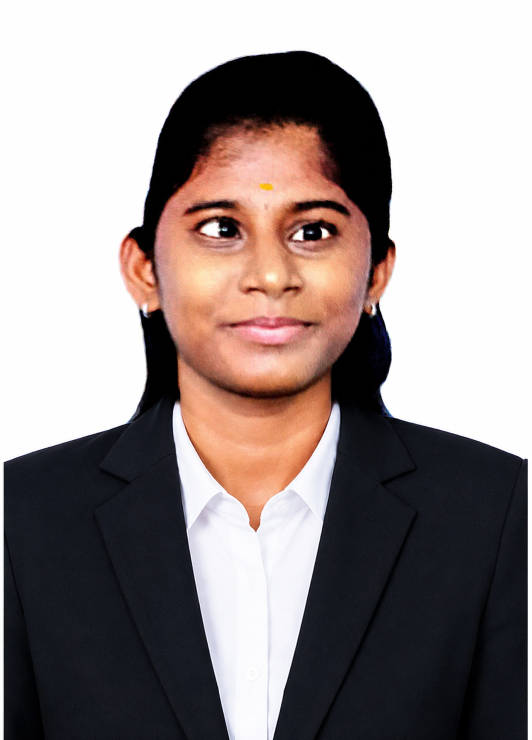
#> input picture Image.png, 1063 x 1480 px (shown at 1/2 size)
$ jupyter execute --allow-errors 'EXP3 (1).ipynb'
#> lines starting #> are read from the running program, lines starting #| are printed output that depends on the picture
## EXP.3  RECORD-HISTOGRAM PROCESSING

## NAME : NIKILA D

## REG NO : 212224230187

[cell 1]
import cv2
import numpy as np
import matplotlib.pyplot as plt

[cell 2]
img = cv2.imread('Image.png', cv2.IMREAD_GRAYSCALE)
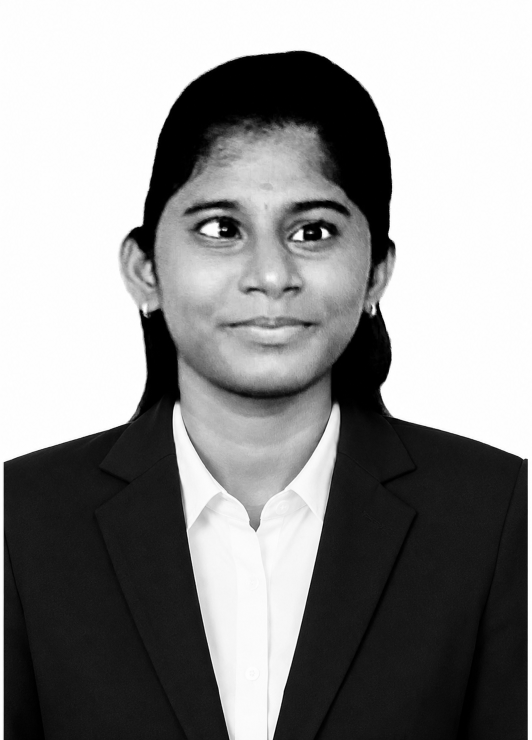
#> img: shape (1480, 1063) (shown at 1/2 size); min 0, max 255, mean 142.3

[cell 3]
plt.imshow(img, cmap='gray')
plt.title('Original Image')
plt.show()

[cell 4]
plt.hist(img.ravel(),256,range = [0, 256]);
plt.title('Original Image')
plt.show()
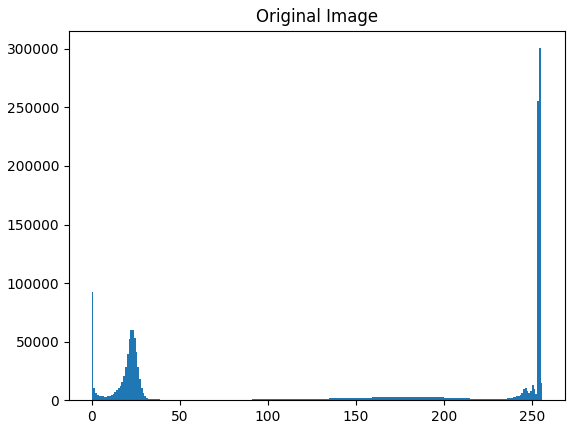
#> figure drawn by matplotlib, 1 panel; tallest bar 300563 high, from x = 254 to 255

[cell 5]
img_eq = cv2.equalizeHist(img)
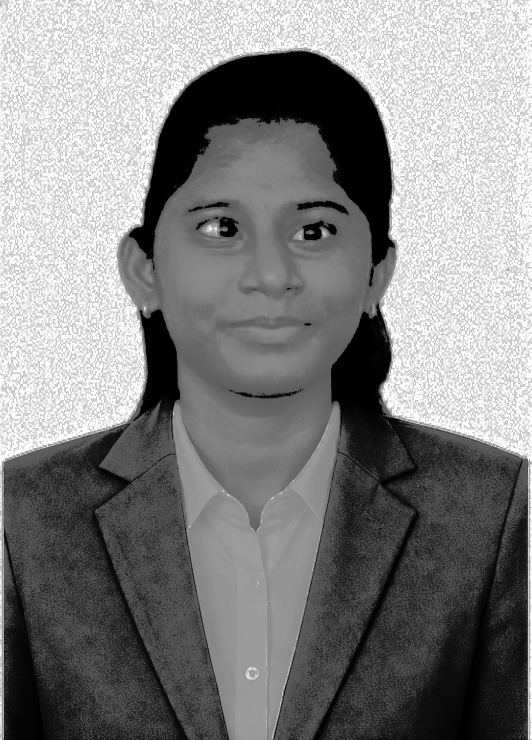
#> img_eq: shape (1480, 1063) (shown at 1/2 size); min 0, max 255, mean 129.8

[cell 6]
plt.hist(img_eq.ravel(), 256, range = [0, 256])
plt.title('Equalized Histogram')
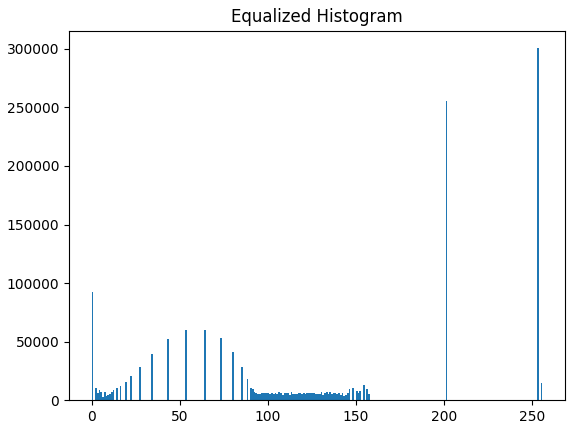
#> figure drawn by matplotlib, 1 panel; tallest bar 300563 high, from x = 253 to 254

[cell 7]
plt.imshow(img_eq, cmap='gray')
plt.title('Original Image')
plt.show()

[cell 8]
img = cv2.imread('Image.png', cv2.IMREAD_COLOR)
#> img is the input picture: shape (1480, 1063, 3); mean B, G, R 138.2, 139.8, 150.1

[cell 9]
img_hsv = cv2.cvtColor(img, cv2.COLOR_BGR2HSV)
#> img_hsv: shape (1480, 1063, 3); mean H, S, V 53.4, 53.2, 153.7

[cell 10]
img_hsv[:,:,2] = cv2.equalizeHist(img_hsv[:, :, 2])
#> img_hsv: shape (1480, 1063, 3); mean H, S, V 53.4, 53.2, 132.7

[cell 11]
img_eq = cv2.cvtColor(img_hsv, cv2.COLOR_HSV2BGR)
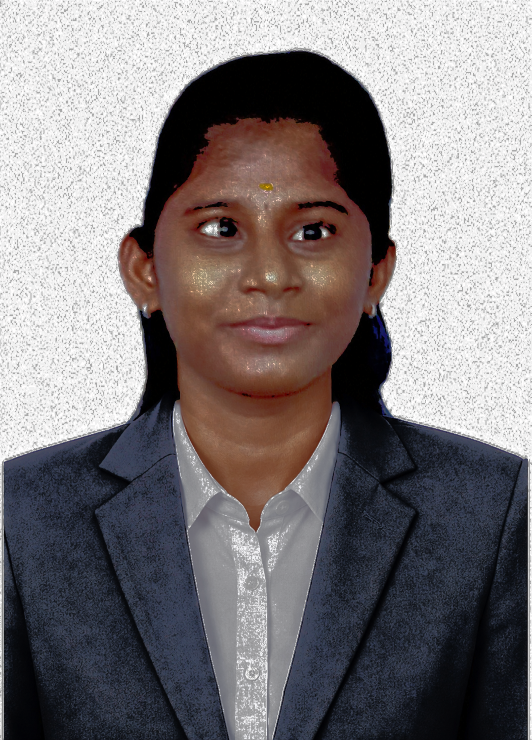
#> img_eq: shape (1480, 1063, 3) (shown at 1/2 size); mean B, G, R 123.4, 121.3, 126.6

#> (a cell that did not finish here is left out)

[cell 13]
plt.hist(img_eq.ravel(),256,range = [0, 256]); plt.title('Histogram Equalized');plt.show()
#> after `plt.hist(img_eq.ravel(), 256, range=[0, 256])`:
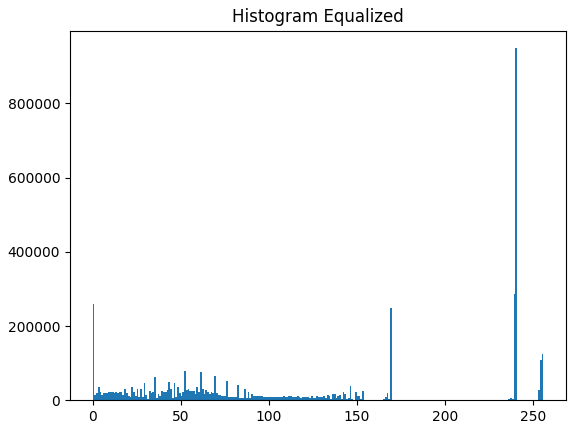
#> figure drawn by matplotlib, 1 panel; tallest bar 948957 high, from x = 240 to 241

[cell 14]
plt.figure(figsize = (20,10))
plt.subplot(221); plt.imshow(img[:, :, ::-1]); plt.title('Original Color Image')
plt.subplot(222); plt.imshow(img_eq[:, :, ::-1]); plt.title('Equalized Image')
plt.show()
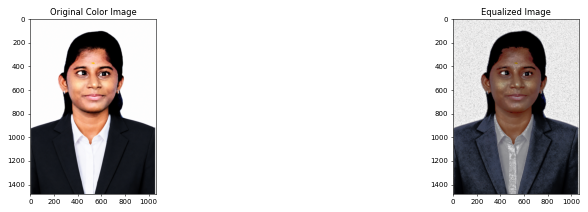
#> figure drawn by matplotlib, 2 panels

[cell 15]
plt.figure(figsize = [15,4])
plt.subplot(121); plt.hist(img.ravel(),256,range = [0, 256]); plt.title('Original Image')
plt.subplot(122); plt.hist(img_eq.ravel(),256,range = [0, 256]); plt.title('Histogram Equalized')
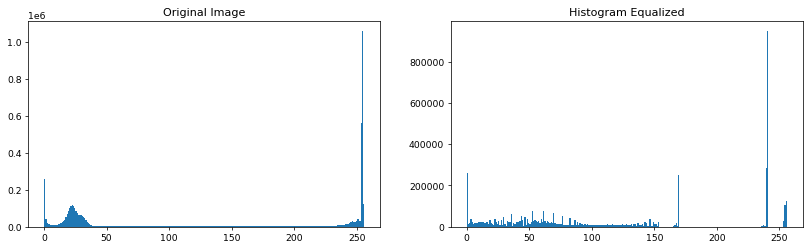
#> figure drawn by matplotlib, 2 panels; panel 1: tallest bar 1056355 high, from x = 254 to 255; panel 2: tallest bar 948957 high, from x = 240 to 241
